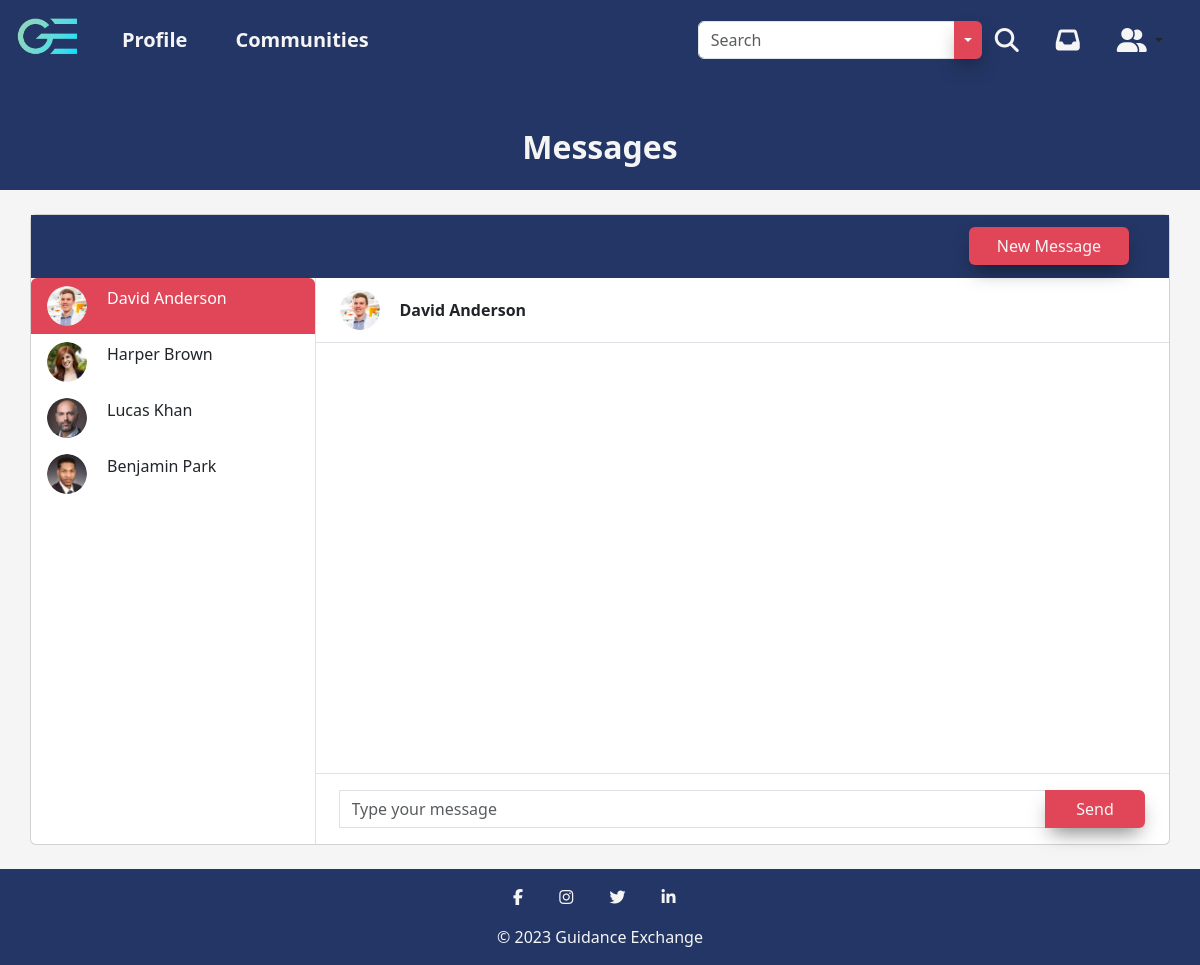
Page /messages.php (signed in) on the committed database.
### tables this page shows
CREATE TABLE UserData_t (
  UserID INT(9) NOT NULL,
  FirstName VARCHAR(255) NOT NULL,
  LastName VARCHAR(255) NOT NULL,
  ProfilePicture VARCHAR(255),
  ProfilePictureBorder VARCHAR(255),
  ProfilePictureBackground VARCHAR(255),
  Rating INT(1),
  LocationCity VARCHAR(255),
  LocationState VARCHAR(255),
  Facebook VARCHAR(255),
  Twitter VARCHAR(255),
  Instagram VARCHAR(255),
  LinkedIn VARCHAR(255),
  Mentoring LONGTEXT,
  AboutMe LONGTEXT,
  WorkTitle VARCHAR(255),
  WorkLocation VARCHAR(255),
  WorkStartDate DATE,
  WorkEndDate DATE,
  WorkDescription LONGTEXT,
  EducationDegree VARCHAR(255),
  EducationLocation VARCHAR(255),
  EducationStartDate DATE,
  EducationEndDate DATE,
  EducationDescription LONGTEXT,
  Associations VARCHAR(255),
  CONSTRAINT UserData_t_PK PRIMARY KEY (UserID),
  CONSTRAINT UserData_t_FK1 FOREIGN KEY (UserID) REFERENCES Auth_t(UserID)
);

### includes/session.inc.php (called while the page is built, shortened)
<?php
$userID = $_SESSION['UserID'];

### messages.php (the view, shortened to what this page needs)
<!DOCTYPE html>
<html lang="en">
<head>
  <link href="assets/fontawesome/css/fontawesome.css" rel="stylesheet">
  <link href="assets/fontawesome/css/brands.css" rel="stylesheet">
  <link href="assets/fontawesome/css/solid.css" rel="stylesheet">
  <link href="assets/bootstrap/css/bootstrap.min.css" rel="stylesheet" />
  <link rel="stylesheet" href="css/messages.css" />
  <link rel="stylesheet" href="css/main.css" />
</head>
<header>
  <?php
  include('includes/session.inc.php');
  ?>
  <nav class="navbar navbar-expand-lg navbar-light">
    <div class="container-fluid">
      <a class="navbar-brand" href="home.php"><img src="img/logo_gradient.png" alt="Guidance Exchange Logo" height="70" /></a>
      <div class="collapse navbar-collapse" id="navbarSupportedContent">
        <ul class="navbar-nav me-auto mb-2 mb-lg-0">
          <li class="nav-item">
            <a class="nav-link highlight-link nav-text px-4" href="profile.php?profileID=<?php echo $userID ?>">Profile</a>
          </li>
          <li class="nav-item">
            <a class="nav-link highlight-link nav-text px-4" href="communities.php">Communities</a>
          </li>
        </ul>
        <ul class="navbar-nav d-flex flex-row me-1">
          <li class="nav-item me-3 me-lg-0 px-2 d-flex align-items-center">
            <form class="d-flex" role="search" action="search.php" method="GET">
              <div class="input-group">
                <input class="form-control" name="query" type="search" placeholder="Search" aria-label="Search" autocomplete="off">
                <button type="button" class="btn main-button btn-drop dropdown-toggle dropdown-toggle-split" data-bs-toggle="dropdown" data-bs-auto-close="false" aria-expanded="false">
                </button>
              </div>
              <button class="btn" type="submit"><i class="fa-solid fa-magnifying-glass fa-xl"></i></button>
            </form>
          </li>
          <li class="nav-item me-3 me-lg-0 px-2">
            <a class="nav-link" href="messages.php"><i class="fa-solid fa-inbox fa-xl"></i></a>
          </li>
          <li class="nav-item dropdown me-3 me-lg-0 px-2 d-flex justify-content-center">
            <button class="btn dropdown-toggle" data-bs-toggle="dropdown" aria-expanded="false">
              <i class="fa-solid fa-user-group fa-xl"></i>
            </button>
          </li>
        </ul>
      </div>
    </div>
  </nav>
</header>
<body>
  <?php
  $sqlMessages = "SELECT R.`RecipientID`, M.`SenderID` FROM `Message_Recipient_t` R JOIN `Messages_t` M ON R.`MessageID` = M.`MessageID` WHERE `RecipientID` = $userID OR `SenderID` = $userID ORDER BY M.`SendDate`";
  $resultMessages = mysqli_query($con, $sqlMessages);
  if (mysqli_num_rows($resultMessages) > 0) {
    $messagesArray = array();
    while ($messages = mysqli_fetch_assoc($resultMessages)) {
      $messagesArray[] = array('RecipientID' => $messages['RecipientID'], 'SenderID' => $messages['SenderID']);
    }
    $uniqueUsers = array();
    foreach ($messagesArray as $message) {
      $senderID = $message['SenderID'];
      $recipientID = $message['RecipientID'];
      if ($senderID != $userID && !in_array($senderID, $uniqueUsers)) {
        $uniqueUsers[] = $senderID;
      }
      if ($recipientID != $userID && !in_array($recipientID, $uniqueUsers)) {
        $uniqueUsers[] = $recipientID;
      }
    }
    $senderData = array();
    foreach ($uniqueUsers as $user) {
      $sqlSender = "SELECT `UserID`, `FirstName`, `LastName`, `ProfilePicture` FROM `UserData_t` WHERE `UserID` = $user";
      $resultSender = mysqli_query($con, $sqlSender);
      while ($row = mysqli_fetch_assoc($resultSender)) {
        $senderData[] = array('SenderID' => $row['UserID'], 'FirstName' => $row['FirstName'], 'LastName' => $row['LastName'], 'ProfilePicture' => $row['ProfilePicture']);
      }
    }
    $senderDataColumns = array_column($senderData, 'LastName');
    array_multisort($senderDataColumns, SORT_ASC, $senderData);
  } else {
    $messagesArray = null;
    $senderData = null;
  }
  ?>
  <section class="messages__header-section pt-5 pb-3">
    <div class="container-fluid flex-column">
      <h1 class="messages__header">Messages</h1>
    </div>
  </section>
  <section class="content m-4">
    <div class="container p-0">
      <div class="card">
        <div class="row g-0 messages__header-section">
          <div class="col-12 col-lg-5 col-xl-3 border-bottom-heading">
          </div>
          <div class="col-12 col-lg-7 col-xl-9">
            <div class="py-2 px-4 border-bottom-heading d-none d-lg-block">
              <div class="d-flex align-items-center py-1 justify-content-end">
                <button class="btn main-button me-3 btn-long" data-bs-toggle="modal" data-bs-target="#newMessageModal">New Message</button>
              </div>
            </div>
          </div>
        </div>
        <div class="row g-0">
          <div class="col-12 col-lg-5 col-xl-3 border-right">
            <div class="list-group">
              <?php
              if ($messagesArray != null) {
                $firstSender = true;
                foreach ($senderData as $sender) {
                  $senderID = $sender['SenderID'];
                  $senderFirstName = $sender['FirstName'];
                  $senderLastName = $sender['LastName'];
                  $senderProfilePicture = $sender['ProfilePicture'];
                  if ($senderID != $userID) {
                    if ($firstSender) {
                      echo '<button type="button" id="firstUser" class="list-group-item list-group-item-action border-0 active" aria-current="true">';
                      echo '<div class=" d-flex align-items-start">';
                      echo '<img src="upload/' . $senderProfilePicture . '" class="rounded-circle me-1" alt="' . $senderFirstName . ' ' . $senderLastName . '" width="40" height="40">';
                      echo '<div class="flex-grow-1 ms-3">';
                      echo $senderFirstName . ' ' . $senderLastName;
                      echo '</div></div></button>';
                      $firstSender = false;
                      $firstUser = $senderID;
                    } else {
                      echo '<button type="button" class="list-group-item list-group-item-action border-0">';
                      echo '<div class=" d-flex align-items-start">';
                      echo '<img src="upload/' . $senderProfilePicture . '" class="rounded-circle me-1" alt="' . $senderFirstName . ' ' . $senderLastName . '" width="40" height="40">';
                      echo '<div class="flex-grow-1 ms-3">';
                      echo $senderFirstName . ' ' . $senderLastName;
                      echo '</div></div></button>';
                    }
                  }
                }
              }
              ?>
            </div>
          </div>
          <div class="col-12 col-lg-7 col-xl-9">
            <div class="py-2 px-4 border-bottom d-none d-lg-block">
              <div class="d-flex align-items-center py-1 message-title">
                <?php
                if ($senderData != null) {
                  foreach ($senderData as $sender) {
                    if ($sender['SenderID'] == $firstUser) {
                      echo '<div class="position-relative">';
                      echo '<img src="upload/' . $sender['ProfilePicture'] . '" class="rounded-circle me-1" alt="' . $sender['FirstName'] . ' ' . $sender['LastName'] . '" width="40" height="40">';
                      echo '</div>';
                      echo '<div class="flex-grow-1 ps-3">';
                      echo '<strong>' . $sender['FirstName'] . ' ' . $sender['LastName'] . '</strong>';
                      echo '</div>';
                    }
                  }
                }
                ?>
              </div>
            </div>
            <div class="position-relative">
              <div class="messages p-4">
              </div>
            </div>
            <div class="flex-grow-0 py-3 px-4 border-top">
              <form id="message-form">
                <div class="input-group">
                  <input type="text" class="form-control" placeholder="Type your message" name="message" autocomplete="off">
                  <button class="btn main-button btn-std">Send</button>
                </div>
              </form>
            </div>
          </div>
        </div>
      </div>
    </div>
  </section>
</body>
<footer>
  <nav class="navbar">
    <div class="mx-auto">
      <div class="my-3">
        <a href="https://www.facebook.com/" class="mx-3"><i class="fa fa-facebook"></i></a>
        <a href="https://www.instagram.com/" class="mx-3"><i class="fa fa-instagram"></i></a>
        <a href="https://www.twitter.com/" class="mx-3"><i class="fa fa-twitter"></i></a>
        <a href="https://www.linkedin.com" class="mx-3"><i class="fa fa-linkedin"></i></a>
      </div>
      <div class="footer-text text-center pb-3">© 2023 Guidance Exchange</div>
    </div>
  </nav>
</footer>
</html>

### css/messages.css (style rules this page uses)
.messages__header-section { background-color: #243665; }
.messages__header-section .container-fluid { display: flex; align-items: center; justify-content: center; }
.messages__header-section .messages__header { font-size: 2rem; font-weight: 600; color: #f5f5f5; }
.messages { display: flex; flex-direction: column-reverse; height: 430px; overflow-y: scroll; }
.py-3 { padding-top: 1rem !important; padding-bottom: 1rem !important; }
.px-4 { padding-right: 1.5rem !important; padding-left: 1.5rem !important; }
.flex-grow-0 { flex-grow: 0 !important; }
.border-top { border-top: 1px solid #dee2e6 !important; }
.border-right { border-right: #dee2e6 1px solid; }
.border-bottom { border-bottom: #dee2e6 1px solid !important; }
.border-bottom-heading { border-bottom: #243665 1px solid !important; }
.list-group-item.active { background-color: #e14658; }

### css/main.css (style rules this page uses)
header { padding: 0; }
nav { background-color: #243665; }
nav i { color: #f5f5f5; }
.navbar-brand { --bs-navbar-brand-padding-y: 0px; }
.navbar { --bs-navbar-padding-y: 0; }
.navbar-collapse { flex-shrink: 0; }
.nav-link { height: 80px; display: flex; align-items: center; justify-content: center; color: #f5f5f5; }
.nav-text { font-size: 1.25rem; font-weight: 600; }
.active { background-color: #e14658; }
.main-button { box-shadow: 0px 10px 20px -6px rgba(0, 0, 0, 0.5); background-color: #e14658; color: #f5f5f5; }
.btn-std { width: 100px; }
.btn-long { width: 160px; }
html, body { height: 100%; margin: 0; padding: 0; }
body { background-color: #f5f5f5; display: flex; flex-direction: column; }
.content { flex: 1; }
footer { flex-shrink: 0; }
footer i { color: #f5f5f5; }
.footer-text { color: #f5f5f5; }

### rows in the picture
userdata_t: ProfilePicture (picture), FirstName "David", LastName "Anderson"
userdata_t: ProfilePicture (picture), FirstName "Harper", LastName "Brown"
userdata_t: ProfilePicture (picture), FirstName "Lucas", LastName "Khan"
userdata_t: ProfilePicture (picture), FirstName "Benjamin", LastName "Park"
